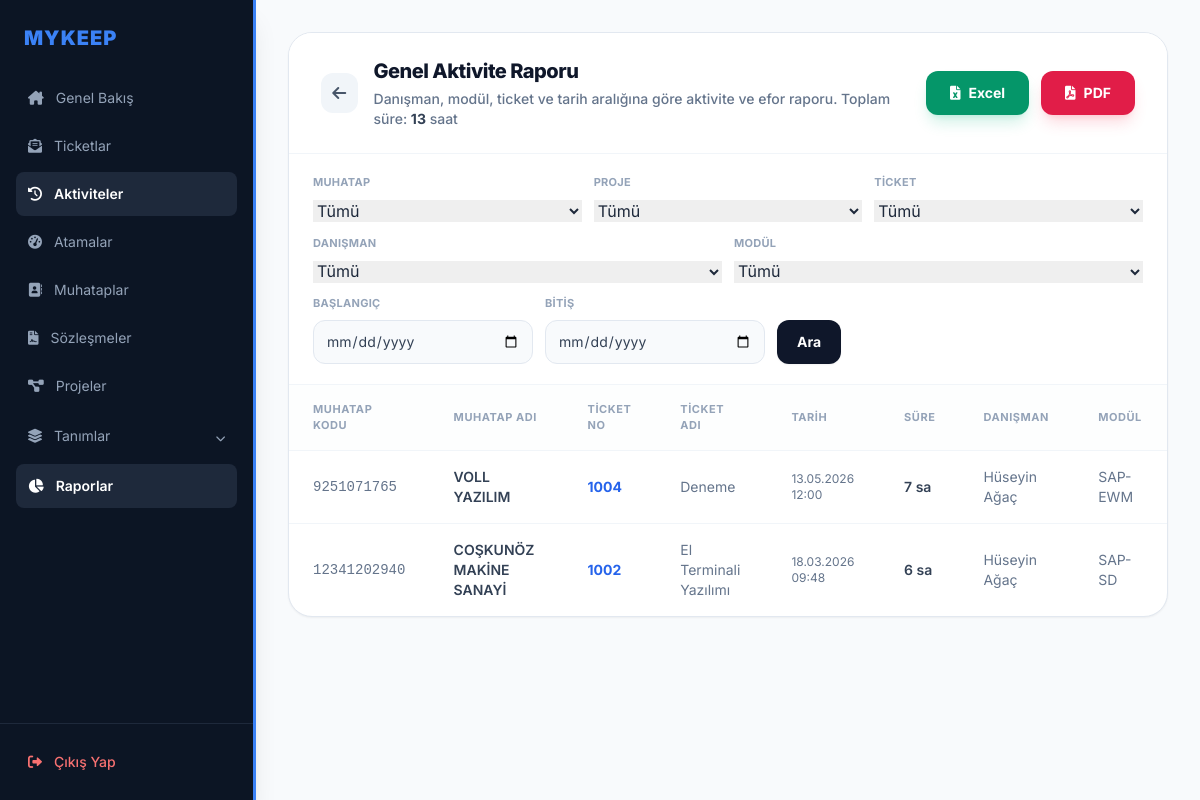
The app's page /raporlar/aktivite/ (signed in), older data.
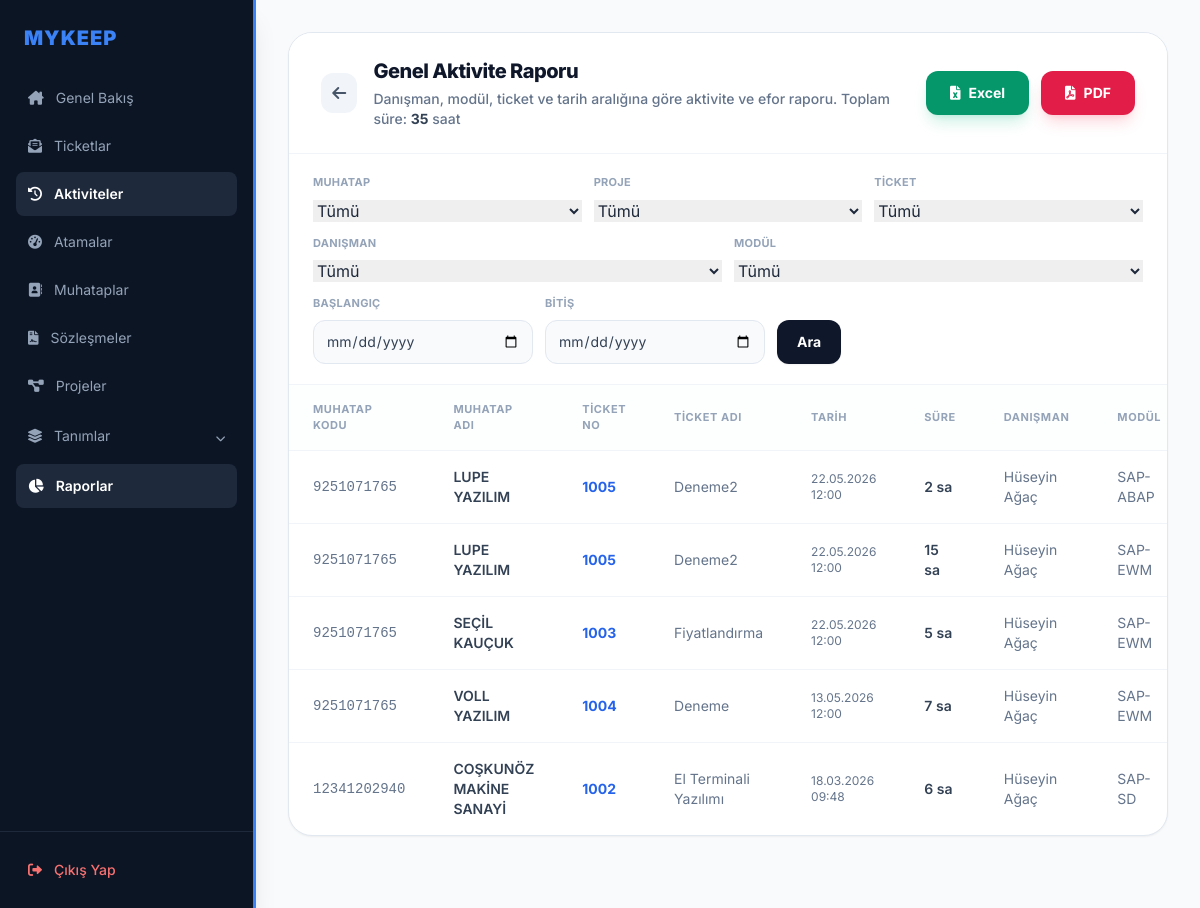
The same page, newer data.
### ticket/models.py (models this page shows, shortened)
class aktivite ( models.Model):
    number = models.IntegerField(auto_created= True,primary_key=True,unique=True, blank=True)
    ticketno = models.ForeignKey("ticket",to_field="ticketno", on_delete=models.CASCADE ,null=True)
    date = models.DateTimeField(blank = False, auto_now_add=False, null=False)
    time = models.IntegerField(null=False, blank=True)
    danisman = models.ForeignKey("modul.danisman", to_field="username", on_delete=models.CASCADE, null=True)
    modul = models.ForeignKey("modul.bolum", to_field="kod", on_delete=models.CASCADE, null=True)
    aciklama = models.TextField(null=True, blank=True)

class ticket(models.Model):
    ticketno = models.IntegerField(primary_key=True, unique=True, blank=True)
    konu: models.CharField= models.CharField(max_length=100)
    unvan = models.ForeignKey("muhatap.muhatap", to_field="unvan", on_delete=models.CASCADE, null=True)
    sozlesmeno = models.ForeignKey("sozlesme.sozlesmeler", to_field="sozlesmeno", on_delete=models.CASCADE, null=True)
    bolumkod = models.ForeignKey("modul.bolum", to_field="kod", on_delete=models.CASCADE, null=True)
    destekturu = models.ForeignKey("destekturu.destektur", to_field="definition", on_delete=models.PROTECT, null=True)
    taleptarih = models.DateTimeField(default=timezone.now)
    termintarih = models.DateTimeField(null=True, blank=True)
    oncelikkod = models.ForeignKey("destekturu.oncelik", to_field="kod", on_delete=models.CASCADE, null=True)
    aciklama = models.TextField(null=True, blank=True)
    durumtanim = models.ForeignKey("statu", to_field="durumtanim", on_delete=models.CASCADE, null=True)
    faturadurum = models.ForeignKey("faturalama", to_field="faturadurum", on_delete=models.CASCADE, null=True)
    danisman = models.ManyToManyField("modul.danisman", blank=True, related_name="ticket_danismanlar")
    efor = models.FloatField(null=True, blank=True)
    onay = models.BooleanField(default=False)
    musteri_ticket_no = models.CharField(max_length=50, null=True, blank=True, verbose_name="Müşteri Ticket No")

### muhatap/models.py (models this page shows, shortened)
class muhatap(models.Model):
    unvan = models.CharField(max_length=100,unique=True)
    vkn = models.CharField(max_length=11)
    adres = models.TextField()
    telefon =models.CharField(max_length=10, null=True)
    grupkod = models.ForeignKey("hesapgrubu", to_field="grupkod", on_delete=models.CASCADE ,null=True)
    slug = models.SlugField(max_length=100,unique=True,null=True)
    aktif = models.BooleanField(default=False,null=True)

### modul/models.py (models this page shows)
class danisman(models.Model):
    username = models.CharField(max_length=10, unique=True)
    isim = models.CharField(max_length=40)
    email = models.EmailField(max_length=100, null=True, blank=True)
    telefon = models.CharField(max_length=10)
    tur = models.CharField(
        max_length=20,
        choices=[('İç Kaynak', 'İç Kaynak'), ('Dış Kaynak', 'Dış Kaynak')],
        default='İç Kaynak',
        verbose_name="Danışman Türü"
    )
    yetkinlik = models.ManyToManyField(bolum, related_name="yetkinlikler")
    def __str__(self):
        return f"{self.isim}"

class bolum(models.Model):
    kod = models.CharField(max_length=10, unique=True)
    program = models.CharField(max_length=40, null=True)
    isim = models.CharField(max_length=20)
    programresim = models.ImageField(upload_to='resimler', null=True, blank=True)
    list_display = ('kod', 'program', 'isim', 'programresim')
    def __str__(self):
        return f"{self.program}-{self.isim}"

### raporlar/views.py (the view)
# urls.py: path('raporlar/aktivite/', raporlar_views.aktivite_rapor_detay, name='aktivite_rapor_detay'),
def aktivite_rapor_detay(request):
    aktiviteler = _aktivite_queryset(request)
    context = _filter_context(request)
    context.update({
        "aktiviteler": aktiviteler,
        "toplam_sure": aktiviteler.aggregate(toplam=Sum("time"))["toplam"] or 0,
        "rapor_baslik": "Genel Aktivite Raporu",
        "rapor_aciklama": "Danışman, modül, ticket ve tarih aralığına göre aktivite ve efor raporu.",
        "export_excel_url": reverse("aktivite_rapor_indir_excel"),
        "export_pdf_url": reverse("aktivite_rapor_pdf"),
    })
    return render(request, "aktivite_rapor_detay.html", context)

### templates/aktivite_rapor_detay.html (shortened to what the changed rows need)
{% extends 'base.html' %}
{% block content %}
<div class="bg-white border border-slate-200 rounded-3xl shadow-sm overflow-hidden mb-10">
    <div class="px-8 py-6 border-b border-slate-100 flex justify-between items-center bg-white">
        <div class="flex items-center space-x-4">
            <div>
                <h2 class="text-xl font-extrabold text-slate-900 tracking-tight">{{ rapor_baslik }}</h2>
                <p class="text-sm text-slate-500 font-medium mt-1">{{ rapor_aciklama }} Toplam süre: <span class="font-bold text-slate-700">{{ toplam_sure }}</span> saat</p>
            </div>
        </div>
    </div>
    <div class="overflow-x-auto">
        <table class="w-full text-left border-collapse">
            <thead>
                <tr class="text-[11px] uppercase tracking-wider text-slate-400 font-bold border-b border-slate-100 bg-slate-50/30">
                    <th class="px-6 py-4">Muhatap Kodu</th>
                    <th class="px-6 py-4">Muhatap Adı</th>
                    <th class="px-6 py-4">Ticket No</th>
                    <th class="px-6 py-4">Ticket Adı</th>
                    <th class="px-6 py-4">Tarih</th>
                    <th class="px-6 py-4">Süre</th>
                    <th class="px-6 py-4">Danışman</th>
                    <th class="px-6 py-4">Modül</th>
                </tr>
            </thead>
            <tbody class="divide-y divide-slate-100">
                {% for a in aktiviteler %}
                <tr class="hover:bg-slate-50/80 transition group">
                    <td class="px-6 py-4 text-sm font-mono text-slate-500">{{ a.ticketno.unvan.vkn|default:"-" }}</td>
                    <td class="px-6 py-4 text-sm font-semibold text-slate-700">
                        {% if a.ticketno and a.ticketno.unvan %}
                            <a href="{% url 'muhatap_duzenle' a.ticketno.unvan.pk %}" class="hover:text-blue-600 hover:underline transition">{{ a.ticketno.unvan.unvan }}</a>
                        {% else %}
                            -
                        {% endif %}
                    </td>
                    <td class="px-6 py-4 text-sm font-bold text-blue-600">
                        {% if a.ticketno %}
                            <a href="{% url 'ticket_duzenle' a.ticketno.pk %}" class="hover:underline hover:text-blue-800 transition">{{ a.ticketno.ticketno }}</a>
                        {% else %}
                            -
                        {% endif %}
                    </td>
                    <td class="px-6 py-4 text-sm text-slate-500">
                        {% if a.ticketno %}
                            <a href="{% url 'ticket_duzenle' a.ticketno.pk %}" class="hover:text-blue-600 transition">{{ a.ticketno.konu }}</a>
                        {% else %}
                            -
                        {% endif %}
                    </td>
                    <td class="px-6 py-4 text-xs text-slate-500">{{ a.date|date:"d.m.Y H:i" }}</td>
                    <td class="px-6 py-4 text-sm font-semibold text-slate-700">{{ a.time }} sa</td>
                    <td class="px-6 py-4 text-sm text-slate-500">
                        {% if a.danisman %}
                            <a href="{% url 'danisman_duzenle' a.danisman.pk %}" class="hover:text-blue-600 hover:underline transition">{{ a.danisman }}</a>
                        {% else %}
                            -
                        {% endif %}
                    </td>
                    <td class="px-6 py-4 text-sm text-slate-500">
                        {% if a.modul %}
                            <a href="{% url 'modul_duzenle' a.modul.pk %}" class="hover:text-blue-600 hover:underline transition">{{ a.modul }}</a>
                        {% else %}
                            -
                        {% endif %}
                    </td>
                </tr>
                {% empty %}
                <tr>
                    <td colspan="8" class="px-6 py-10 text-center text-slate-400 text-sm italic">Raporda gösterilecek aktivite kaydı bulunamadı.</td>
                </tr>
                {% endfor %}
            </tbody>
        </table>
    </div>
</div>
{% endblock %}

Row changes from the older to the newer data that the page shows:
added aktivite: ticketno.unvan.vkn "9251071765", ticketno.unvan.unvan "LUPE YAZILIM", ticketno.ticketno "1005", ticketno.konu "Deneme2", date "22.05.2026 12:00", time "2", danisman "Hüseyin Ağaç", modul "SAP-ABAP"
added aktivite: ticketno.unvan.vkn "9251071765", ticketno.unvan.unvan "LUPE YAZILIM", ticketno.ticketno "1005", ticketno.konu "Deneme2", date "22.05.2026 12:00", time "15", danisman "Hüseyin Ağaç", modul "SAP-EWM"
added aktivite: ticketno.unvan.vkn "9251071765", ticketno.unvan.unvan "SEÇİL KAUÇUK", ticketno.ticketno "1003", ticketno.konu "Fiyatlandırma", date "22.05.2026 12:00", time "5", danisman "Hüseyin Ağaç", modul "SAP-EWM"
Text that changed along with them:
{{ toplam_sure }}: "13" → "35"
